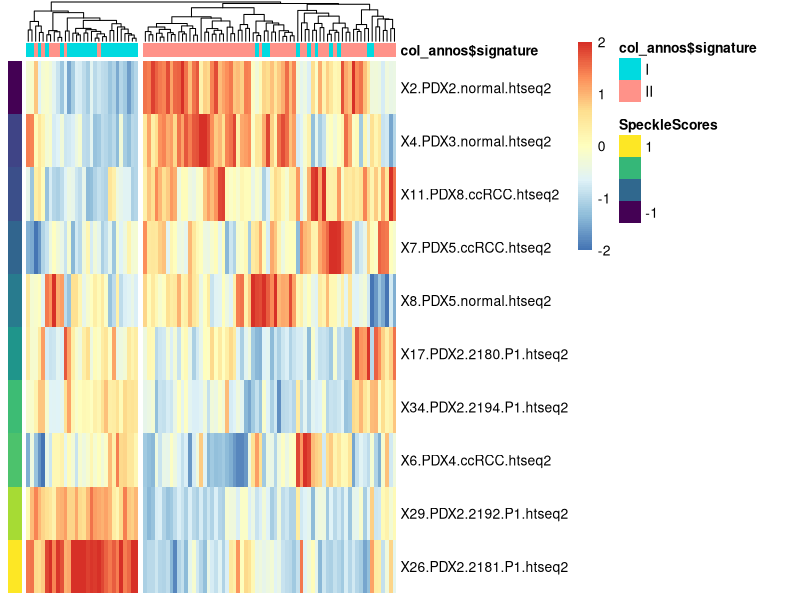
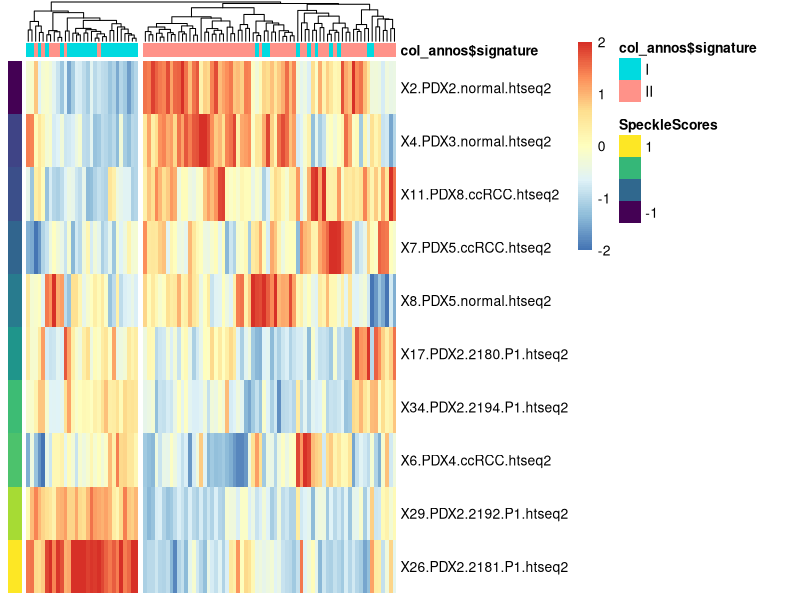

R code for these plots, in order:
## Calculates speckle score and adds it to the heatmap

setwd("~/Documents/speckleSignature/Calculate_speckle_signature_score/")

library(pheatmap)
library(viridis)

## load speckle protein gene list
speckles <- read.table("speckleProteinGenes_22cancers.txt", header=T)
row.names(speckles) <- speckles$Gene

## get what's needed for speckle score calculation 
Igenes <- read.table("sigI_speckleProteinGenes_22cancers.txt", header = F)
row.names(Igenes) <- Igenes$V1
IIgenes <- read.table("sigII_speckleProteinGenes_22cancers.txt", header = F)
row.names(IIgenes) <- IIgenes$V1

## get the expression of signature speckle protein genes
expressionDF <- read.table("normalizedCounts_10samples.txt", sep="\t", header = T, row.names = 1)
expressionDF <- expressionDF[speckles$Gene,]
expressionDF <- na.omit(expressionDF)
expressionDF <- as.data.frame(t(expressionDF)) # so that rows are samples, columns are gene

for (i in 1:ncol(expressionDF)){ # make sure it's all numeric
  expressionDF[,i] <- as.numeric(expressionDF[,i])
} 

## get z scores
N <- scale(expressionDF, center=TRUE, scale=TRUE)
N <- as.data.frame(N)

Igenes$signature = "I"
IIgenes$signature = "II"

## excluding the speckle protein genes not found in dataset and calculating I and II multipliers
Igenes <- Igenes[Igenes$V1 %in% colnames(N),]
IIgenes <- IIgenes[IIgenes$V1 %in% colnames(N),]
Imultiplier = 1.00/length(row.names(Igenes))
IImultiplier = -1.00/length(row.names(IIgenes))

## column annotations
col_annos = rbind(Igenes,IIgenes)
rnames = row.names(col_annos)
col_annos = as.data.frame(col_annos$signature)
rownames(col_annos) = rnames
  


## calculate speckle score, which is the sum of the z scores of Igenes * Imultiplier + sum of the z scores of IIgenes * IImultiplier
N$speckleScore <- rowSums(N[,Igenes$V1]*Imultiplier) + rowSums(N[,IIgenes$V1]*IImultiplier)
  
## set row annotations
SpeckleScores <- N$speckleScore
SpeckleScores <- as.data.frame(SpeckleScores)
row.names(SpeckleScores) <- row.names(N)
sorted1 <- order(SpeckleScores$SpeckleScores)
Nordered <- N[sorted1,]

## write table of speckle scores
write.table(as.data.frame(SpeckleScores), sep="\t", file="speckleScores.txt", quote=F)



## annotation colors
paletteLength <- 20
scoreColors <- viridis::viridis(paletteLength)
ann_colors = list(SpeckleScores = scoreColors)

## color breaks for heatmap
breaksList = seq(-2, 2, by = .04)
p = pheatmap(Nordered[,1:(length(colnames(Nordered))-1)], treeheight_col = 25, treeheight_row = 25, annotation_row = SpeckleScores, annotation_col = col_annos,
             annotation_colors = ann_colors, breaks=breaksList, 
             border_color = NA, cutree_rows = 4, cutree_cols = 2, cex=1, show_rownames = T, cluster_rows = F , clustering_method = "complete",
             show_colnames = F, annotation_names_row = F)
file_name = "speckleSignatureHeatmap_PDX.pdf"
pdf(file_name, width = 6.5, height = 3)
print(p)
dev.off()
